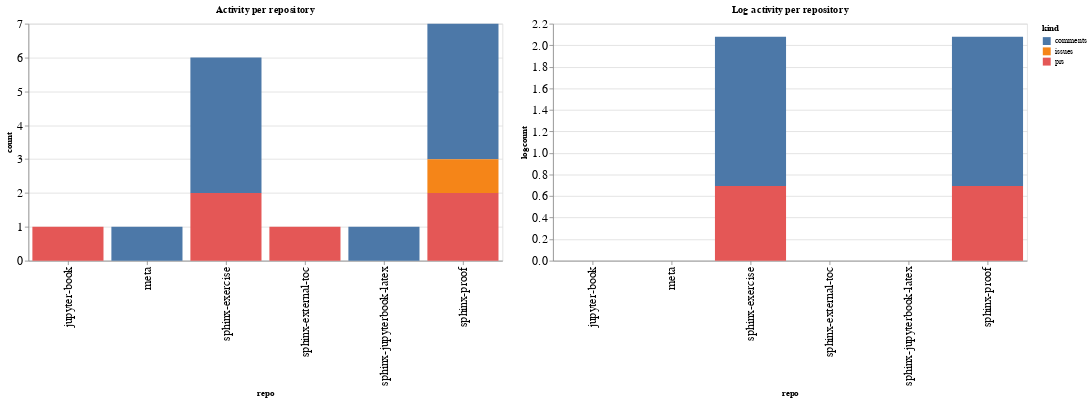

The notebook cell this image was saved under:
### Code cell
ch1 = alt.Chart(repo_summaries, width=600, title="Activity per repository").mark_bar().encode(
    x='repo',
    y='count',
    color='kind',
    tooltip="kind"
)

ch2 = alt.Chart(repo_summaries, width=600, title="Log activity per repository").mark_bar().encode(
    x='repo',
    y='logcount',
    color='kind',
    tooltip="kind"
)

ch1 | ch2

### Figure 1 — Vega-Lite specification as saved in the notebook (floating-point values rounded to 4 significant figures)
{"config": {"axisLeft": {"labelFontSize": 15}, "axisBottom": {"labelFontSize": 15}}, "hconcat": [{"mark": "bar", "encoding": {"color": {"type": "nominal", "field": "kind"}, "tooltip": {"type": "nominal", "field": "kind"}, "x": {"type": "nominal", "field": "repo"}, "y": {"type": "quantitative", "field": "count"}}, "title": "Activity per repository", "width": 600}, {"mark": "bar", "encoding": {"color": {"type": "nominal", "field": "kind"}, "tooltip": {"type": "nominal", "field": "kind"}, "x": {"type": "nominal", "field": "repo"}, "y": {"type": "quantitative", "field": "logcount"}}, "title": "Log activity per repository", "width": 600}], "data": {"name": "data-5b373183618cbb3789f8b7cc75572f5a"}, "$schema": "https://vega.github.io/schema/vega-lite/v4.8.1.json", "datasets": {"data-5b373183618cbb3789f8b7cc75572f5a": [{"repo": "jupyter-book", "kind": "prs", "count": 1, "logcount": 0.0}, {"repo": "meta", "kind": "comments", "count": 1, "logcount": 0.0}, {"repo": "sphinx-exercise", "kind": "comments", "count": 4, "logcount": 1.386}, {"repo": "sphinx-exercise", "kind": "prs", "count": 2, "logcount": 0.6931}, {"repo": "sphinx-external-toc", "kind": "prs", "count": 1, "logcount": 0.0}, {"repo": "sphinx-jupyterbook-latex", "kind": "comments", "count": 1, "logcount": 0.0}, {"repo": "sphinx-proof", "kind": "comments", "count": 4, "logcount": 1.386}, {"repo": "sphinx-proof", "kind": "issues", "count": 1, "logcount": 0.0}, {"repo": "sphinx-proof", "kind": "prs", "count": 2, "logcount": 0.6931}]}}
